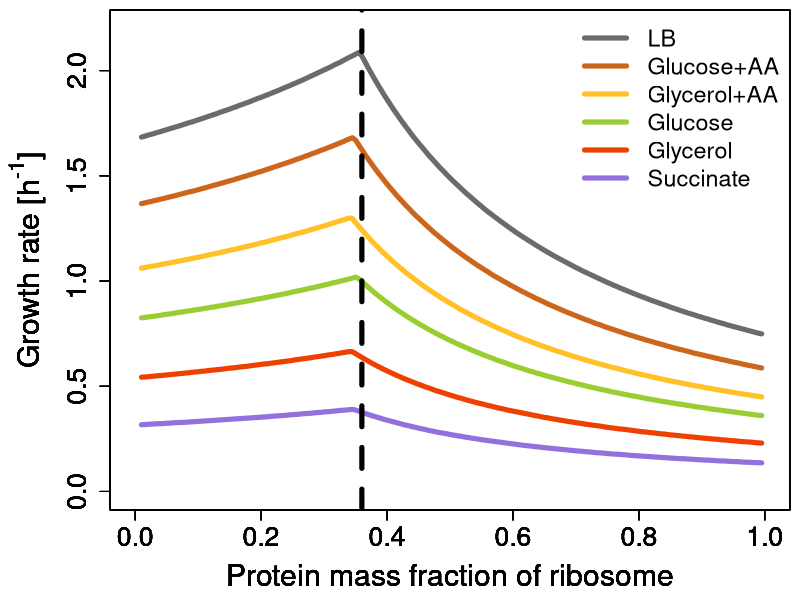

Source code (R):
library(here)

data <- read.csv(here("data", "PRL_reproduction.csv"), row.names = 1)
colnames(data) <- c("Succinate", "Glycerol", "Glucose", "Glycerol+AA", "Glucose+AA", "LB")

colors <- list("Succinate" = "mediumpurple", 
               "Glycerol" = "orangered2" , 
               "Glucose" = "yellowgreen", 
               "Glycerol+AA" = "goldenrod1", 
               "Glucose+AA" = "chocolate3", 
               "LB" = "gray42")
lwd <- 5
fig_size <- c(18,13)
leg_size <- 1.4
cex_labs <- 1.8
cex_axis <- 1.6

png(filename = here("plots", "PRL_reproduction.png"), 
    type="cairo", 
    units="cm", 
    width=fig_size[1], 
    height=fig_size[2], 
    res=300)

par(mar = c(4.5,5.5,0.5,0.5))
for(condition in colnames(data)){
  plot(rownames(data), 
       data[,condition],
       ylim = c(0,2.2), 
       xlim = c(0,1), 
       type = "l",
       xlab = "Protein mass fraction of ribosome",
       ylab = expression(paste("Growth rate [h"^"-1"*"]")),
       cex.axis = cex_axis, 
       cex.lab = cex_labs, 
       lwd = lwd, 
       col = colors[[condition]])
  par(new=TRUE)
}
par(new=FALSE)

legend("topright", 
       legend = rev(colnames(data)), 
       bty = "n", 
       cex = leg_size, 
       col = rev(unlist(colors)), 
       lty = 1, 
       lwd = lwd)
abline(v=0.36, 
       lty = 2, 
       lwd = lwd)

dev.off()
